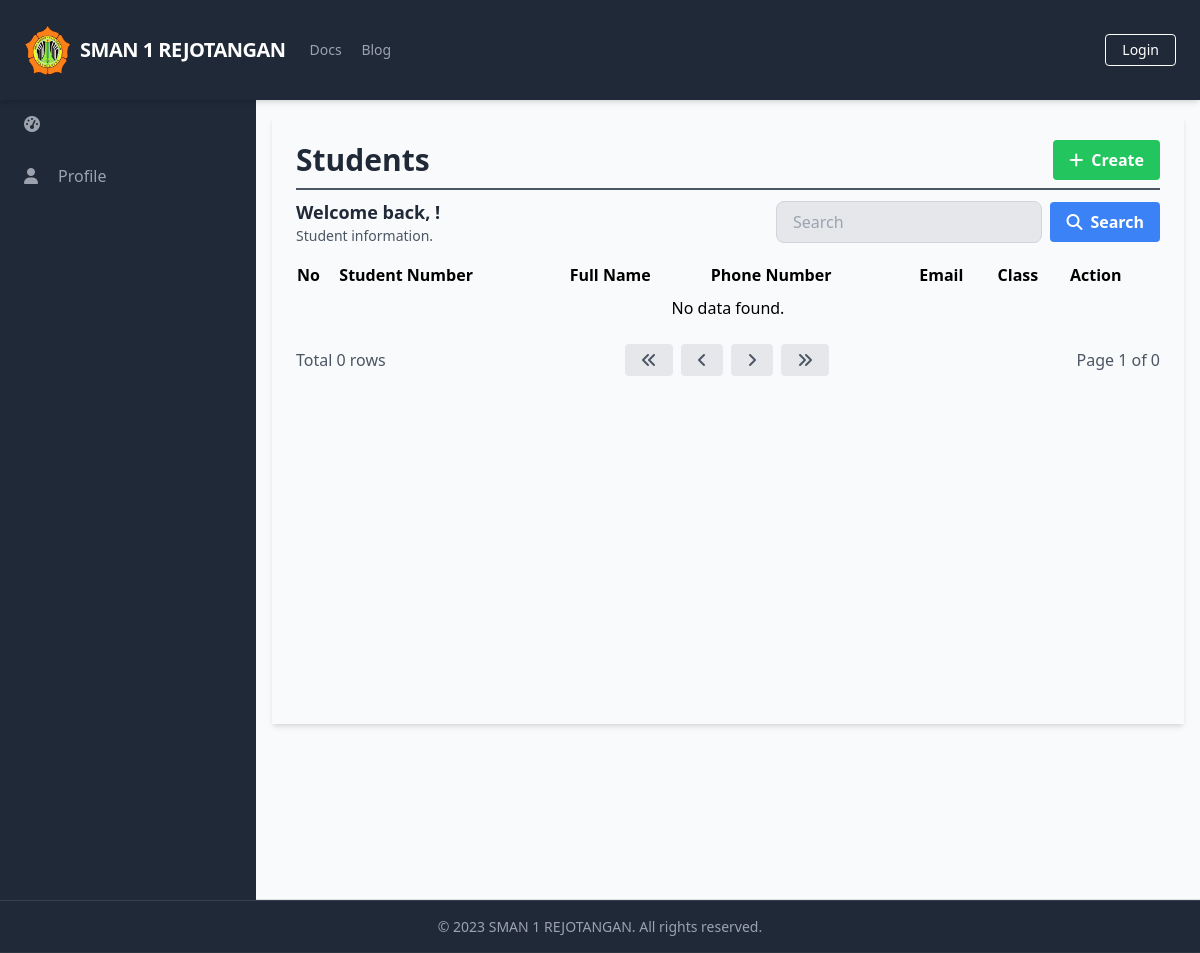
Before: /manage_students/manage_students_list.php with the older database file.
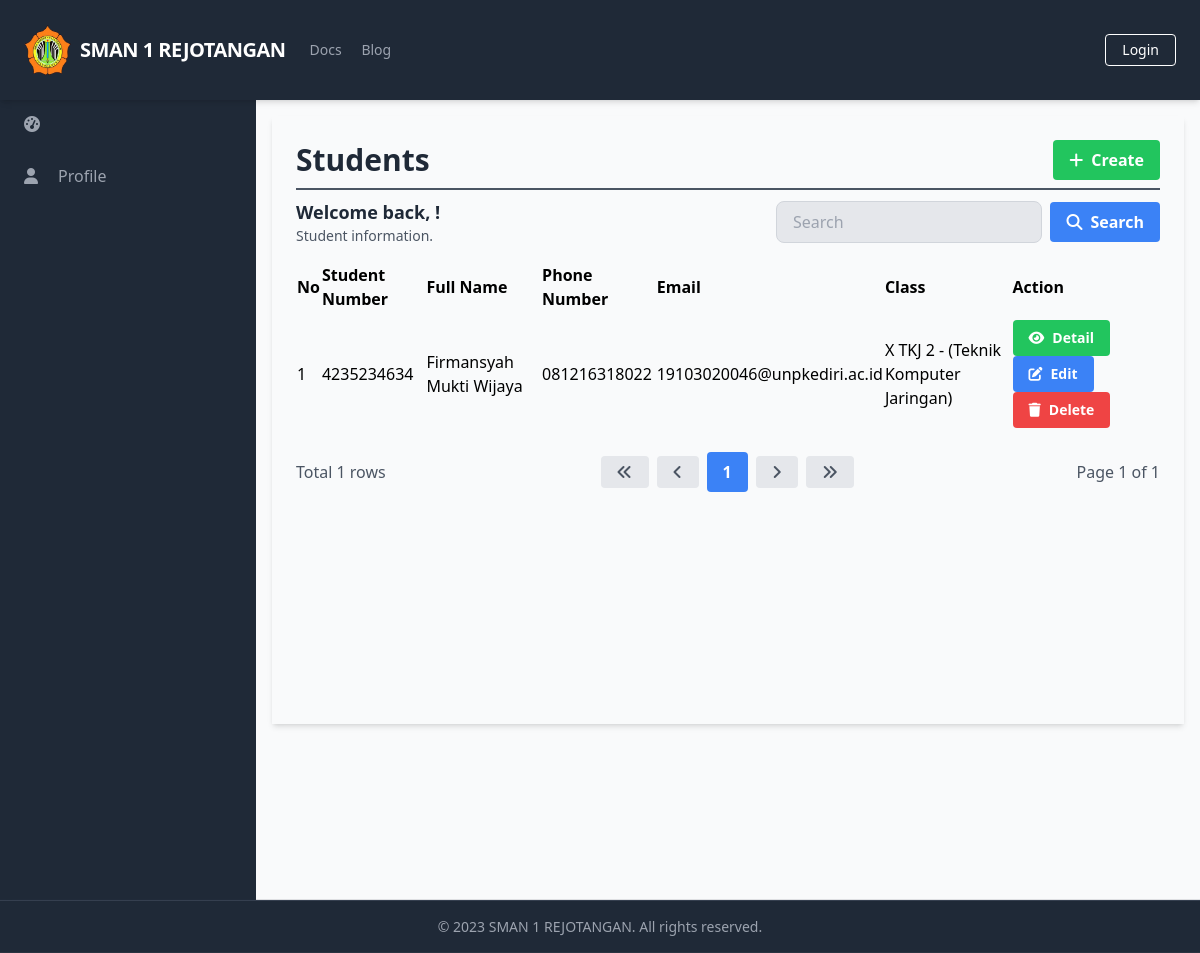
After: the same page with the newer database file.
### tables this page shows
CREATE TABLE `Students` (
  `StudentID` int(11) NOT NULL,
  `StudentNumber` varchar(20) DEFAULT NULL,
  `Religion` varchar(20) DEFAULT NULL,
  `ParentGuardianFullName` varchar(100) DEFAULT NULL,
  `ParentGuardianAddress` varchar(256) DEFAULT NULL,
  `ParentGuardianPhoneNumber` varchar(20) DEFAULT NULL,
  `ParentGuardianEmail` varchar(100) DEFAULT NULL,
  `ClassID` int(11) DEFAULT NULL,
  `UserID` int(11) DEFAULT NULL
);

CREATE TABLE `Users` (
  `UserID` int(11) NOT NULL,
  `Username` varchar(50) NOT NULL,
  `Password` varchar(255) NOT NULL,
  `Email` varchar(100) NOT NULL,
  `FullName` varchar(100) DEFAULT NULL,
  `DateOfBirth` date DEFAULT NULL,
  `Gender` varchar(10) DEFAULT NULL,
  `Address` text DEFAULT NULL,
  `PhoneNumber` varchar(20) DEFAULT NULL,
  `RoleID` int(11) DEFAULT NULL,
  `AccountCreationDate` timestamp NOT NULL DEFAULT current_timestamp() ON UPDATE current_timestamp(),
  `LastLogin` datetime DEFAULT NULL,
  `AccountStatus` varchar(20) DEFAULT NULL,
  `ProfilePictureURL` varchar(255) DEFAULT NULL,
  `ActivationStatus` varchar(20) DEFAULT NULL
);

CREATE TABLE `Classes` (
  `ClassID` int(11) NOT NULL,
  `ClassName` varchar(50) DEFAULT NULL,
  `EducationLevel` varchar(20) DEFAULT NULL,
  `HomeroomTeacher` int(11) DEFAULT NULL,
  `Curriculum` varchar(50) DEFAULT NULL,
  `AcademicYear` varchar(20) DEFAULT NULL,
  `ClassCode` varchar(20) DEFAULT NULL
);

### database/connection.php (called while the page is built, shortened)
<?php
$baseUrl = "http://localhost/final_project_imam_2023/";

### public/manage_students/manage_students_list.php (the view, shortened to what the changed rows need)
<?php
require_once('../../database/connection.php');
?>
<?php include_once('../components/header.php'); ?>
<div class="h-screen flex flex-col">
  <div class="flex-grow bg-gray-50 flex flex-row shadow-md">
    <main class="bg-gray-50 flex flex-col flex-1 overflow-y-scroll h-screen flex-shrink-0 sc-hide pb-40">
      <div class="flex items-start justify-start p-6 shadow-md m-4 flex-1 flex-col">
        <div class="flex flex-row justify-between items-center w-full border-b-2 border-gray-600 mb-2 pb-2">
          <h1 class="text-3xl text-gray-800 font-semibold w-full">Students</h1>
        </div>
        <div class="flex flex-col w-full">
          <div class="flex flex-row justify-between items-center w-full mb-2 pb-2">
            <div>
              <h2 class="text-lg text-gray-800 font-semibold">Welcome back, <?php echo $_SESSION['FullName']; ?>!</h2>
            </div>
          </div>
          <table class="min-w-full">
            <thead>
              <tr>
                <th class="text-left ">No</th>
                <th class="text-left ">Student Number</th>
                <th class="text-left ">Full Name</th>
                <th class="text-left ">Phone Number</th>
                <th class="text-left ">Email</th>
                <th class="text-left ">Class</th>
                <th class="text-left ">Action</th>
              </tr>
            </thead>
            <tbody>
              <?php
              $searchTerm = isset($_GET['search']) ? $_GET['search'] : '';
              $page = isset($_GET['page']) ? $_GET['page'] : 1;
              $query = "SELECT Students.StudentID, Students.StudentNumber, Users.FullName, Users.PhoneNumber, Users.Email, Classes.ClassName
                        FROM Students
                        INNER JOIN Users ON Students.UserID = Users.UserID
                        LEFT JOIN Classes ON Students.ClassID = Classes.ClassID
                        WHERE Students.StudentNumber LIKE '%$searchTerm%'
                        OR Users.FullName LIKE '%$searchTerm%'
                        OR Users.PhoneNumber LIKE '%$searchTerm%'
                        OR Users.Email LIKE '%$searchTerm%'
                        LIMIT 15 OFFSET " . ($page - 1) * 15;
              $result = $conn->query($query);
              $queryCount = "SELECT COUNT(*) AS count
                             FROM Students
                             INNER JOIN Users ON Students.UserID = Users.UserID
                             LEFT JOIN Classes ON Students.ClassID = Classes.ClassID
                             WHERE Students.StudentNumber LIKE '%$searchTerm%'";
              $resultCount = $conn->query($queryCount);
              $rowCount = $resultCount->fetch_assoc()['count'];
              $totalPage = ceil($rowCount / 15);
              $no = 1;
              while ($row = $result->fetch_assoc()) {
              ?>
                <tr>
                  <td class=""><?php echo $no++; ?></td>
                  <td class=""><?php echo $row['StudentNumber']; ?></td>
                  <td class=""><?php echo $row['FullName']; ?></td>
                  <td class=""><?php echo $row['PhoneNumber']; ?></td>
                  <td class=""><?php echo $row['Email']; ?></td>
                  <td class="">
                    <?php
                    if ($row['ClassName'] === null) {
                      echo "Belum memiliki kelas";
                    } else {
                      echo $row['ClassName'];
                    }
                    ?>
                  </td>
                  <td class='py-2'>
                    <a href="<?php echo $baseUrl; ?>public/manage_students/manage_students_detail.php?id=<?php echo $row['StudentID'] ?>" class='bg-green-500 hover-bg-green-700 text-white font-bold py-2 px-4 rounded inline-flex items-center text-sm'>
                      <i class='fas fa-eye mr-2'></i>
                      <span>Detail</span>
                    </a>
                    <a href="<?php echo $baseUrl; ?>public/manage_students/manage_students_update.php?id=<?php echo $row['StudentID'] ?>" class='bg-blue-500 hover-bg-blue-700 text-white font-bold py-2 px-4 rounded inline-flex items-center text-sm'>
                      <i class='fas fa-edit mr-2'></i>
                      <span>Edit</span>
                    </a>
                    <a href="#" onclick="confirmDelete(<?php echo $row['StudentID']; ?>)" class='bg-red-500 hover-bg-red-700 text-white font-bold py-2 px-4 rounded inline-flex items-center text-sm'>
                      <i class='fas fa-trash mr-2'></i>
                      <span>Delete</span>
                    </a>
                  </td>
                </tr>
              <?php
              }
              if ($result->num_rows === 0) {
              ?>
                <tr>
                  <td colspan="7" class="py-2 text-center">No data found.</td>
                </tr>
              <?php
              }
              ?>
            </tbody>
          </table>
          <div class="flex flex-row justify-between items-center w-full mt-4">
            <div class="flex flex-row justify-start items-center">
              <span class="text-gray-600">Total <?php echo $rowCount; ?> rows</span>
            </div>
            <div class="flex flex-row justify-end items-center space-x-2">
              <a href="?page=1&search=<?php echo $searchTerm; ?>" class="bg-gray-200 hover-bg-gray-300 text-gray-600 font-bold py-2 px-4 rounded inline-flex items-center">
                <i class="fas fa-angle-double-left"></i>
              </a>
              <a href="?page=<?php if ($page == 1) {
                                echo $page;
                              } else {
                                echo $page - 1;
                              } ?>&search=<?php echo $searchTerm; ?>" class="bg-gray-200 hover-bg-gray-300 text-gray-600 font-bold py-2 px-4 rounded inline-flex items-center">
                <i class="fas fa-angle-left"></i>
              </a>
              <?php
              $startPage = $page - 2;
              $endPage = $page + 2;
              if ($startPage < 1) {
                $endPage += abs($startPage) + 1;
                $startPage = 1;
              }
              if ($endPage > $totalPage) {
                $startPage -= $endPage - $totalPage;
                $endPage = $totalPage;
              }
              if ($startPage < 1) {
                $startPage = 1;
              }
              for ($i = $startPage; $i <= $endPage; $i++) {
                if ($i == $page) {
                  echo "<a href='?page=$i&search=$searchTerm' class='bg-blue-500 hover-bg-blue-700 text-white font-bold py-2 px-4 rounded inline-flex items-center'>$i</a>";
                } else {
                  echo "<a href='?page=$i&search=$searchTerm' class='bg-gray-200 hover-bg-gray-300 text-gray-600 font-bold py-2 px-4 rounded inline-flex items-center'>$i</a>";
                }
              }
              ?>
              <a href="?page=<?php if ($page == $totalPage) {
                                echo $page;
                              } else {
                                echo $page + 1;
                              } ?>&search=<?php echo $searchTerm; ?>" class="bg-gray-200 hover-bg-gray-300 text-gray-600 font-bold py-2 px-4 rounded inline-flex items-center">
                <i class="fas fa-angle-right"></i>
              </a>
              <a href="?page=<?php echo $totalPage; ?>&search=<?php echo $searchTerm; ?>" class="bg-gray-200 hover-bg-gray-300 text-gray-600 font-bold py-2 px-4 rounded inline-flex items-center">
                <i class="fas fa-angle-double-right"></i>
              </a>
            </div>
            <div class="flex flex-row justify-end items-center ml-2">
              <span class="text-gray-600">Page <?php echo $page; ?> of <?php echo $totalPage; ?></span>
            </div>
          </div>
        </div>
    </main>
  </div>
</div>
</body>
</html>

Changed rows visible on the page:
added students: StudentNumber "4235234634", UserID.FullName "Firmansyah Mukti Wijaya", UserID.PhoneNumber "081216318022", UserID.Email "19103020046@unpkediri.ac.id", ClassID.ClassName "X TKJ 2 - (Teknik Komputer Jaringan)"
Other visible differences:
$rowCount: "0" → "1"
$totalPage: "0" → "1"
new list line: "1"
text no longer shown: "No data found."
